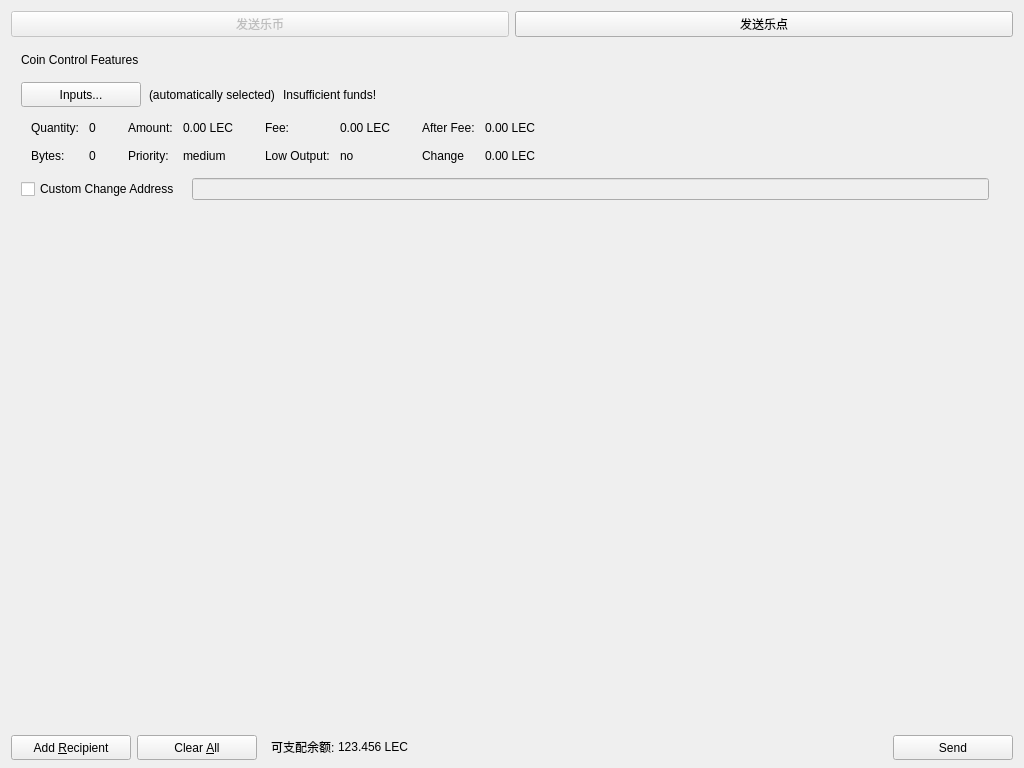
<?xml version="1.0" encoding="UTF-8"?>
<ui version="4.0">
 <class>SendCoinsDialog</class>
 <widget class="QDialog" name="SendCoinsDialog">
  <property name="geometry">
   <rect>
    <x>0</x>
    <y>0</y>
    <width>1024</width>
    <height>768</height>
   </rect>
  </property>
  <property name="windowTitle">
   <string>Send Coins</string>
  </property>
  <layout class="QVBoxLayout" name="verticalLayout" stretch="0,0,1,0">
   <property name="bottomMargin">
    <number>8</number>
   </property>
   <item>
    <layout class="QHBoxLayout" name="horizontalLayout_3">
     <item>
      <widget class="QPushButton" name="btnlecoin">
       <property name="enabled">
        <bool>false</bool>
       </property>
       <property name="text">
        <string>发送乐币</string>
       </property>
      </widget>
     </item>
     <item>
      <widget class="QPushButton" name="btnBitcoin">
       <property name="text">
        <string>发送乐点</string>
       </property>
      </widget>
     </item>
    </layout>
   </item>
   <item>
    <widget class="QFrame" name="frameCoinControl">
     <property name="sizePolicy">
      <sizepolicy hsizetype="Expanding" vsizetype="Expanding">
       <horstretch>0</horstretch>
       <verstretch>0</verstretch>
      </sizepolicy>
     </property>
     <property name="maximumSize">
      <size>
       <width>16777215</width>
       <height>16777215</height>
      </size>
     </property>
     <property name="frameShape">
      <enum>QFrame::NoFrame</enum>
     </property>
     <property name="frameShadow">
      <enum>QFrame::Sunken</enum>
     </property>
     <layout class="QVBoxLayout" name="verticalLayoutCoinControl2">
      <property name="spacing">
       <number>6</number>
      </property>
      <property name="leftMargin">
       <number>0</number>
      </property>
      <property name="topMargin">
       <number>0</number>
      </property>
      <property name="rightMargin">
       <number>0</number>
      </property>
      <property name="bottomMargin">
       <number>6</number>
      </property>
      <item>
       <layout class="QVBoxLayout" name="verticalLayoutCoinControl" stretch="0,0,0,0,1">
        <property name="spacing">
         <number>0</number>
        </property>
        <property name="leftMargin">
         <number>10</number>
        </property>
        <property name="topMargin">
         <number>10</number>
        </property>
        <item>
         <layout class="QHBoxLayout" name="horizontalLayoutCoinControl1">
          <property name="bottomMargin">
           <number>15</number>
          </property>
          <item>
           <widget class="QLabel" name="labelCoinControlFeatures">
            <property name="sizePolicy">
             <sizepolicy hsizetype="Preferred" vsizetype="Maximum">
              <horstretch>0</horstretch>
              <verstretch>0</verstretch>
             </sizepolicy>
            </property>
            <property name="text">
             <string>Coin Control Features</string>
            </property>
           </widget>
          </item>
         </layout>
        </item>
        <item>
         <layout class="QHBoxLayout" name="horizontalLayoutCoinControl2" stretch="0,0,0,0">
          <property name="spacing">
           <number>8</number>
          </property>
          <property name="bottomMargin">
           <number>10</number>
          </property>
          <item>
           <widget class="QPushButton" name="pushButtonCoinControl">
            <property name="minimumSize">
             <size>
              <width>120</width>
              <height>25</height>
             </size>
            </property>
            <property name="text">
             <string>Inputs...</string>
            </property>
           </widget>
          </item>
          <item>
           <widget class="QLabel" name="labelCoinControlAutomaticallySelected">
            <property name="text">
             <string>(automatically selected)</string>
            </property>
            <property name="margin">
             <number>5</number>
            </property>
           </widget>
          </item>
          <item>
           <widget class="QLabel" name="labelCoinControlInsuffFunds">
            <property name="text">
             <string>Insufficient funds!</string>
            </property>
            <property name="margin">
             <number>5</number>
            </property>
           </widget>
          </item>
          <item>
           <spacer name="horizontalSpacerCoinControl">
            <property name="orientation">
             <enum>Qt::Horizontal</enum>
            </property>
            <property name="sizeHint" stdset="0">
             <size>
              <width>40</width>
              <height>1</height>
             </size>
            </property>
           </spacer>
          </item>
         </layout>
        </item>
        <item>
         <widget class="QWidget" name="widgetCoinControl" native="true">
          <property name="sizePolicy">
           <sizepolicy hsizetype="Preferred" vsizetype="Preferred">
            <horstretch>0</horstretch>
            <verstretch>0</verstretch>
           </sizepolicy>
          </property>
          <property name="minimumSize">
           <size>
            <width>0</width>
            <height>0</height>
           </size>
          </property>
          <layout class="QHBoxLayout" name="horizontalLayoutCoinControl5">
           <property name="leftMargin">
            <number>0</number>
           </property>
           <property name="topMargin">
            <number>0</number>
           </property>
           <property name="rightMargin">
            <number>0</number>
           </property>
           <property name="bottomMargin">
            <number>0</number>
           </property>
           <item>
            <layout class="QHBoxLayout" name="horizontalLayoutCoinControl3" stretch="0,0,0,1">
             <property name="spacing">
              <number>20</number>
             </property>
             <property name="topMargin">
              <number>0</number>
             </property>
             <property name="bottomMargin">
              <number>10</number>
             </property>
             <item>
              <layout class="QFormLayout" name="formLayoutCoinControl1">
               <property name="horizontalSpacing">
                <number>10</number>
               </property>
               <property name="verticalSpacing">
                <number>14</number>
               </property>
               <property name="leftMargin">
                <number>10</number>
               </property>
               <property name="topMargin">
                <number>4</number>
               </property>
               <property name="rightMargin">
                <number>6</number>
               </property>
               <item row="0" column="0">
                <widget class="QLabel" name="labelCoinControlQuantityText">
                 <property name="text">
                  <string>Quantity:</string>
                 </property>
                 <property name="margin">
                  <number>0</number>
                 </property>
                </widget>
               </item>
               <item row="0" column="1">
                <widget class="QLabel" name="labelCoinControlQuantity">
                 <property name="cursor">
                  <cursorShape>IBeamCursor</cursorShape>
                 </property>
                 <property name="contextMenuPolicy">
                  <enum>Qt::ActionsContextMenu</enum>
                 </property>
                 <property name="text">
                  <string>0</string>
                 </property>
                 <property name="margin">
                  <number>0</number>
                 </property>
                 <property name="textInteractionFlags">
                  <set>Qt::LinksAccessibleByMouse|Qt::TextSelectableByKeyboard|Qt::TextSelectableByMouse</set>
                 </property>
                </widget>
               </item>
               <item row="1" column="0">
                <widget class="QLabel" name="labelCoinControlBytesText">
                 <property name="text">
                  <string>Bytes:</string>
                 </property>
                </widget>
               </item>
               <item row="1" column="1">
                <widget class="QLabel" name="labelCoinControlBytes">
                 <property name="cursor">
                  <cursorShape>IBeamCursor</cursorShape>
                 </property>
                 <property name="contextMenuPolicy">
                  <enum>Qt::ActionsContextMenu</enum>
                 </property>
                 <property name="text">
                  <string>0</string>
                 </property>
                 <property name="textInteractionFlags">
                  <set>Qt::LinksAccessibleByMouse|Qt::TextSelectableByKeyboard|Qt::TextSelectableByMouse</set>
                 </property>
                </widget>
               </item>
              </layout>
             </item>
             <item>
              <layout class="QFormLayout" name="formLayoutCoinControl2">
               <property name="horizontalSpacing">
                <number>10</number>
               </property>
               <property name="verticalSpacing">
                <number>14</number>
               </property>
               <property name="leftMargin">
                <number>6</number>
               </property>
               <property name="topMargin">
                <number>4</number>
               </property>
               <property name="rightMargin">
                <number>6</number>
               </property>
               <item row="0" column="0">
                <widget class="QLabel" name="labelCoinControlAmountText">
                 <property name="text">
                  <string>Amount:</string>
                 </property>
                 <property name="margin">
                  <number>0</number>
                 </property>
                </widget>
               </item>
               <item row="0" column="1">
                <widget class="QLabel" name="labelCoinControlAmount">
                 <property name="cursor">
                  <cursorShape>IBeamCursor</cursorShape>
                 </property>
                 <property name="contextMenuPolicy">
                  <enum>Qt::ActionsContextMenu</enum>
                 </property>
                 <property name="text">
                  <string>0.00 LEC</string>
                 </property>
                 <property name="textInteractionFlags">
                  <set>Qt::LinksAccessibleByMouse|Qt::TextSelectableByKeyboard|Qt::TextSelectableByMouse</set>
                 </property>
                </widget>
               </item>
               <item row="1" column="0">
                <widget class="QLabel" name="labelCoinControlPriorityText">
                 <property name="text">
                  <string>Priority:</string>
                 </property>
                </widget>
               </item>
               <item row="1" column="1">
                <widget class="QLabel" name="labelCoinControlPriority">
                 <property name="cursor">
                  <cursorShape>IBeamCursor</cursorShape>
                 </property>
                 <property name="contextMenuPolicy">
                  <enum>Qt::ActionsContextMenu</enum>
                 </property>
                 <property name="text">
                  <string>medium</string>
                 </property>
                 <property name="textInteractionFlags">
                  <set>Qt::LinksAccessibleByMouse|Qt::TextSelectableByKeyboard|Qt::TextSelectableByMouse</set>
                 </property>
                </widget>
               </item>
              </layout>
             </item>
             <item>
              <layout class="QFormLayout" name="formLayoutCoinControl3">
               <property name="horizontalSpacing">
                <number>10</number>
               </property>
               <property name="verticalSpacing">
                <number>14</number>
               </property>
               <property name="leftMargin">
                <number>6</number>
               </property>
               <property name="topMargin">
                <number>4</number>
               </property>
               <property name="rightMargin">
                <number>6</number>
               </property>
               <item row="0" column="0">
                <widget class="QLabel" name="labelCoinControlFeeText">
                 <property name="text">
                  <string>Fee:</string>
                 </property>
                 <property name="margin">
                  <number>0</number>
                 </property>
                </widget>
               </item>
               <item row="0" column="1">
                <widget class="QLabel" name="labelCoinControlFee">
                 <property name="cursor">
                  <cursorShape>IBeamCursor</cursorShape>
                 </property>
                 <property name="contextMenuPolicy">
                  <enum>Qt::ActionsContextMenu</enum>
                 </property>
                 <property name="text">
                  <string>0.00 LEC</string>
                 </property>
                 <property name="textInteractionFlags">
                  <set>Qt::LinksAccessibleByMouse|Qt::TextSelectableByKeyboard|Qt::TextSelectableByMouse</set>
                 </property>
                </widget>
               </item>
               <item row="1" column="0">
                <widget class="QLabel" name="labelCoinControlLowOutputText">
                 <property name="text">
                  <string>Low Output:</string>
                 </property>
                </widget>
               </item>
               <item row="1" column="1">
                <widget class="QLabel" name="labelCoinControlLowOutput">
                 <property name="cursor">
                  <cursorShape>IBeamCursor</cursorShape>
                 </property>
                 <property name="contextMenuPolicy">
                  <enum>Qt::ActionsContextMenu</enum>
                 </property>
                 <property name="text">
                  <string>no</string>
                 </property>
                 <property name="textInteractionFlags">
                  <set>Qt::LinksAccessibleByMouse|Qt::TextSelectableByKeyboard|Qt::TextSelectableByMouse</set>
                 </property>
                </widget>
               </item>
              </layout>
             </item>
             <item>
              <layout class="QFormLayout" name="formLayoutCoinControl4">
               <property name="horizontalSpacing">
                <number>10</number>
               </property>
               <property name="verticalSpacing">
                <number>14</number>
               </property>
               <property name="leftMargin">
                <number>6</number>
               </property>
               <property name="topMargin">
                <number>4</number>
               </property>
               <property name="rightMargin">
                <number>6</number>
               </property>
               <item row="0" column="0">
                <widget class="QLabel" name="labelCoinControlAfterFeeText">
                 <property name="text">
                  <string>After Fee:</string>
                 </property>
                 <property name="margin">
                  <number>0</number>
                 </property>
                </widget>
               </item>
               <item row="0" column="1">
                <widget class="QLabel" name="labelCoinControlAfterFee">
                 <property name="cursor">
                  <cursorShape>IBeamCursor</cursorShape>
                 </property>
                 <property name="contextMenuPolicy">
                  <enum>Qt::ActionsContextMenu</enum>
                 </property>
                 <property name="text">
                  <string>0.00 LEC</string>
                 </property>
                 <property name="textInteractionFlags">
                  <set>Qt::LinksAccessibleByMouse|Qt::TextSelectableByKeyboard|Qt::TextSelectableByMouse</set>
                 </property>
                </widget>
               </item>
               <item row="1" column="0">
                <widget class="QLabel" name="labelCoinControlChangeText">
                 <property name="text">
                  <string>Change</string>
                 </property>
                </widget>
               </item>
               <item row="1" column="1">
                <widget class="QLabel" name="labelCoinControlChange">
                 <property name="cursor">
                  <cursorShape>IBeamCursor</cursorShape>
                 </property>
                 <property name="contextMenuPolicy">
                  <enum>Qt::ActionsContextMenu</enum>
                 </property>
                 <property name="text">
                  <string>0.00 LEC</string>
                 </property>
                 <property name="textInteractionFlags">
                  <set>Qt::LinksAccessibleByMouse|Qt::TextSelectableByKeyboard|Qt::TextSelectableByMouse</set>
                 </property>
                </widget>
               </item>
              </layout>
             </item>
            </layout>
           </item>
          </layout>
         </widget>
        </item>
        <item>
         <layout class="QHBoxLayout" name="horizontalLayoutCoinControl4" stretch="0,0,0">
          <property name="spacing">
           <number>12</number>
          </property>
          <property name="sizeConstraint">
           <enum>QLayout::SetDefaultConstraint</enum>
          </property>
          <property name="topMargin">
           <number>5</number>
          </property>
          <property name="rightMargin">
           <number>5</number>
          </property>
          <item>
           <widget class="QCheckBox" name="checkBoxCoinControlChange">
            <property name="text">
             <string>Custom Change Address</string>
            </property>
           </widget>
          </item>
          <item>
           <widget class="QLineEdit" name="lineEditCoinControlChange">
            <property name="enabled">
             <bool>false</bool>
            </property>
            <property name="sizePolicy">
             <sizepolicy hsizetype="Expanding" vsizetype="Fixed">
              <horstretch>0</horstretch>
              <verstretch>0</verstretch>
             </sizepolicy>
            </property>
           </widget>
          </item>
          <item>
           <widget class="QLabel" name="labelCoinControlChangeLabel">
            <property name="sizePolicy">
             <sizepolicy hsizetype="Preferred" vsizetype="Expanding">
              <horstretch>0</horstretch>
              <verstretch>0</verstretch>
             </sizepolicy>
            </property>
            <property name="minimumSize">
             <size>
              <width>0</width>
              <height>0</height>
             </size>
            </property>
            <property name="text">
             <string/>
            </property>
            <property name="margin">
             <number>3</number>
            </property>
           </widget>
          </item>
         </layout>
        </item>
        <item>
         <spacer name="verticalSpacerCoinControl">
          <property name="orientation">
           <enum>Qt::Vertical</enum>
          </property>
          <property name="sizeHint" stdset="0">
           <size>
            <width>800</width>
            <height>1</height>
           </size>
          </property>
         </spacer>
        </item>
       </layout>
      </item>
     </layout>
    </widget>
   </item>
   <item>
    <widget class="QScrollArea" name="scrollArea">
     <property name="frameShape">
      <enum>QFrame::NoFrame</enum>
     </property>
     <property name="widgetResizable">
      <bool>true</bool>
     </property>
     <widget class="QWidget" name="scrollAreaWidgetContents">
      <property name="geometry">
       <rect>
        <x>0</x>
        <y>0</y>
        <width>1006</width>
        <height>516</height>
       </rect>
      </property>
      <layout class="QVBoxLayout" name="verticalLayout_2">
       <property name="leftMargin">
        <number>0</number>
       </property>
       <property name="topMargin">
        <number>0</number>
       </property>
       <property name="rightMargin">
        <number>0</number>
       </property>
       <property name="bottomMargin">
        <number>0</number>
       </property>
       <item>
        <layout class="QVBoxLayout" name="entries">
         <property name="spacing">
          <number>0</number>
         </property>
        </layout>
       </item>
      </layout>
     </widget>
    </widget>
   </item>
   <item>
    <layout class="QHBoxLayout" name="horizontalLayout">
     <item>
      <widget class="QPushButton" name="addButton">
       <property name="minimumSize">
        <size>
         <width>120</width>
         <height>25</height>
        </size>
       </property>
       <property name="toolTip">
        <string>Send to multiple recipients at once</string>
       </property>
       <property name="text">
        <string>Add &amp;Recipient</string>
       </property>
       <property name="icon">
        <iconset resource="../bitcoin.qrc">
         <normaloff>:/icons/add</normaloff>:/icons/add</iconset>
       </property>
       <property name="iconSize">
        <size>
         <width>12</width>
         <height>12</height>
        </size>
       </property>
       <property name="autoDefault">
        <bool>false</bool>
       </property>
      </widget>
     </item>
     <item>
      <widget class="QPushButton" name="clearButton">
       <property name="sizePolicy">
        <sizepolicy hsizetype="Minimum" vsizetype="Fixed">
         <horstretch>0</horstretch>
         <verstretch>0</verstretch>
        </sizepolicy>
       </property>
       <property name="minimumSize">
        <size>
         <width>120</width>
         <height>25</height>
        </size>
       </property>
       <property name="toolTip">
        <string>Remove all transaction fields</string>
       </property>
       <property name="text">
        <string>Clear &amp;All</string>
       </property>
       <property name="icon">
        <iconset resource="../bitcoin.qrc">
         <normaloff>:/icons/remove</normaloff>:/icons/remove</iconset>
       </property>
       <property name="iconSize">
        <size>
         <width>12</width>
         <height>12</height>
        </size>
       </property>
       <property name="autoRepeatDelay">
        <number>300</number>
       </property>
       <property name="autoDefault">
        <bool>false</bool>
       </property>
      </widget>
     </item>
     <item>
      <layout class="QHBoxLayout" name="horizontalLayout_2">
       <property name="spacing">
        <number>3</number>
       </property>
       <item>
        <widget class="QLabel" name="label">
         <property name="sizePolicy">
          <sizepolicy hsizetype="Preferred" vsizetype="Fixed">
           <horstretch>0</horstretch>
           <verstretch>0</verstretch>
          </sizepolicy>
         </property>
         <property name="text">
          <string>可支配余额:</string>
         </property>
         <property name="indent">
          <number>8</number>
         </property>
        </widget>
       </item>
       <item>
        <widget class="QLabel" name="labelBalance">
         <property name="sizePolicy">
          <sizepolicy hsizetype="Preferred" vsizetype="Fixed">
           <horstretch>0</horstretch>
           <verstretch>0</verstretch>
          </sizepolicy>
         </property>
         <property name="cursor">
          <cursorShape>IBeamCursor</cursorShape>
         </property>
         <property name="text">
          <string>123.456 LEC</string>
         </property>
         <property name="textInteractionFlags">
          <set>Qt::LinksAccessibleByMouse|Qt::TextSelectableByKeyboard|Qt::TextSelectableByMouse</set>
         </property>
        </widget>
       </item>
      </layout>
     </item>
     <item>
      <spacer name="horizontalSpacer">
       <property name="orientation">
        <enum>Qt::Horizontal</enum>
       </property>
       <property name="sizeHint" stdset="0">
        <size>
         <width>40</width>
         <height>20</height>
        </size>
       </property>
      </spacer>
     </item>
     
     <item>
      <widget class="QPushButton" name="sendButton">
       <property name="minimumSize">
        <size>
         <width>120</width>
         <height>25</height>
        </size>
       </property>
       <property name="toolTip">
        <string>Confirm the send action</string>
       </property>
       <property name="text">
        <string>Send</string>
       </property>
       <property name="icon">
        <iconset resource="../bitcoin.qrc">
         <normaloff>:/icons/sendButton</normaloff>:/icons/sendButton</iconset>
       </property>
       <property name="iconSize">
        <size>
         <width>12</width>
         <height>12</height>
        </size>
       </property>
       <property name="autoDefault">
        <bool>false</bool>
       </property>
       <property name="default">
        <bool>false</bool>
       </property>
      </widget>
     </item>
    </layout>
   </item>
  </layout>
 </widget>
 <resources>
  <include location="../bitcoin.qrc"/>
 </resources>
 <connections/>
</ui>
